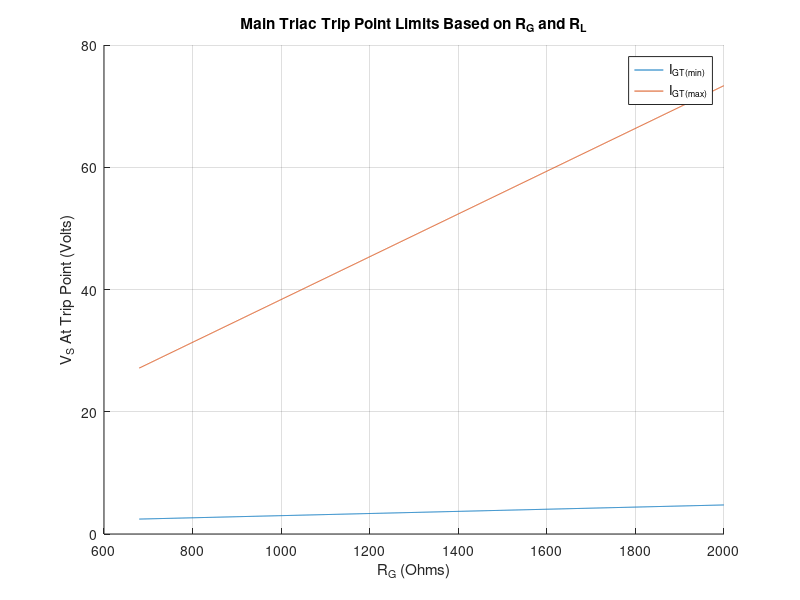
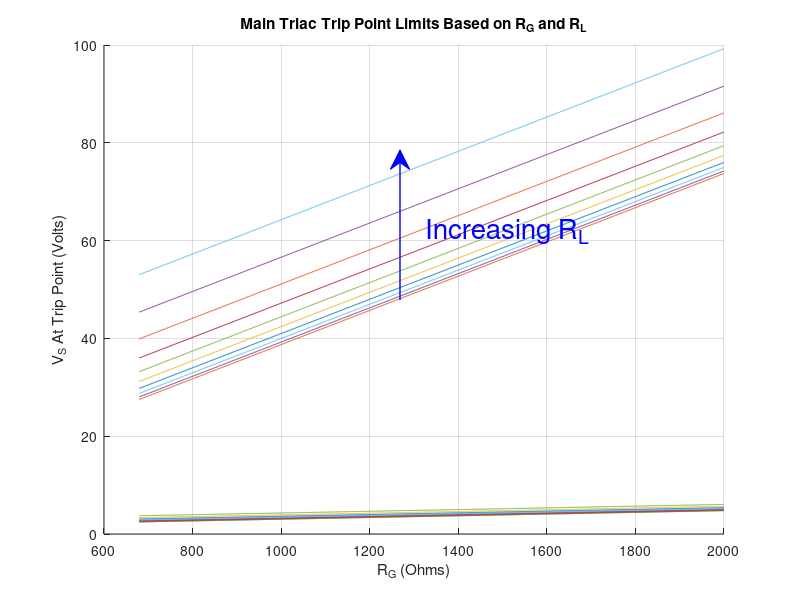

The MATLAB source for these figures, in order:
close all;
clear;
clc;

% Circuit parameters
R_L = 26.5;     % Element cold resistance
V_T1 = 0.85;    % Vt of T1235T-8T
R_D1 = 0.037;   % Rd of T1235T-8T
V_T2 = 1;       % Vt of MOC3063 (approximated from figures)
R_D2 = 3.75;    % Rd of MOC3063 (approximated from figures)

% Triac Parameters
V_GT = [0.2 1.3];
I_GT = [0.00175 0.035];
I_L = 0.06;

% Solve for minimum value of R_G (maximum of these two with varying triac parameters)
R_Gmin1 = ((I_L.*R_L)+(I_L.*R_D1)-((I_GT(1).*R_L)+(I_GT(1).*R_D2)+V_T2+V_GT(1)-V_T1))./I_GT(1);
R_Gmin2 = ((I_L.*R_L)+(I_L.*R_D1)-((I_GT(2).*R_L)+(I_GT(2).*R_D2)+V_T2+V_GT(2)-V_T1))./I_GT(2);
R_Gmin = max(R_Gmin1, R_Gmin2);
disp(R_Gmin);

R_G = R_Gmin:1:2000;

% Solve for V_S based on R_G
V_Smin = I_GT(1).*(R_G+R_L+R_D2)+V_T2+V_GT(1);
V_Smax = I_GT(2).*(R_G+R_L+R_D2)+V_T2+V_GT(2);

% Display the results
figure;
hold on;
plot(R_G, V_Smin);
plot(R_G, V_Smax);
grid on;
xlabel('R_G (Ohms)');
ylabel('V_S At Trip Point (Volts)');
title('Main Triac Trip Point Limits Based on R_G and R_L');
legend('I_{GT(min)}', 'I_{GT(max)}');

% Plot what happens with increasing R_L
figure;
hold on;
for i = 1:10
  R_L = R_L .* 1.4;
  V_Smin = I_GT(1).*(R_G+R_L+R_D2)+V_T2+V_GT(1);
  V_Smax = I_GT(2).*(R_G+R_L+R_D2)+V_T2+V_GT(2);
  plot(R_G, V_Smin);
  plot(R_G, V_Smax);
end
grid on;
xlabel('R_G (Ohms)');
ylabel('V_S At Trip Point (Volts)');
title('Main Triac Trip Point Limits Based on R_G and R_L');
% Example using annotation
annotation("arrow", [0.5 0.5], [0.5 0.75], "linewidth", 1, "color", "b");
text(1325, 62, "Increasing R_L", ...
       "horizontalalignment", "left", ...
       "verticalalignment", "middle", ...
       "fontsize", 20, "color", "b");
